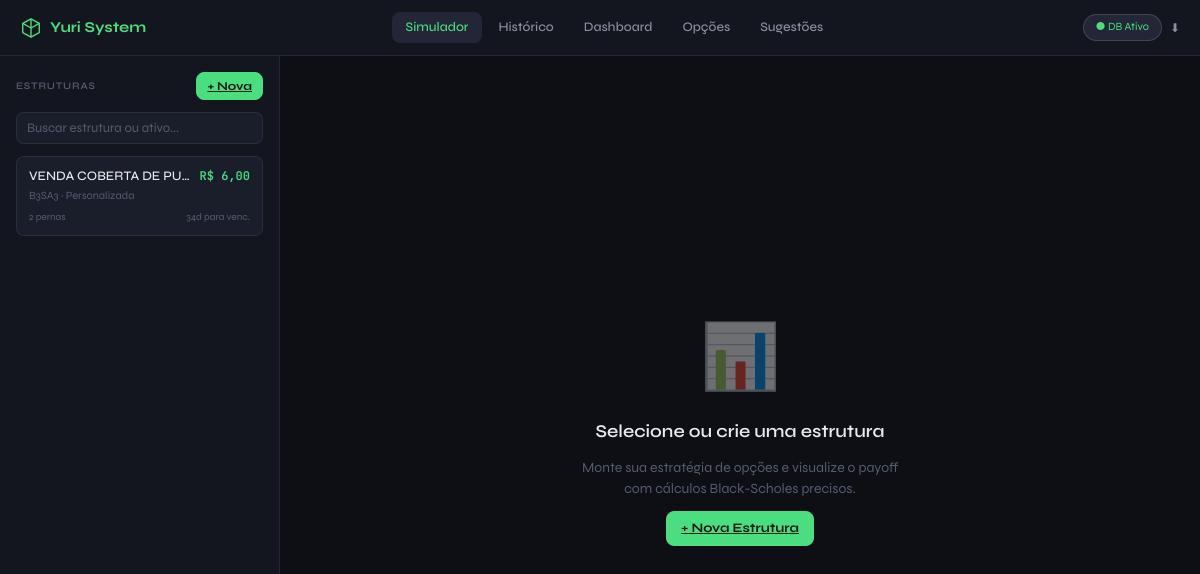
Screenshot of /simulador/1 with the database file from the repository.
### tables this page shows
CREATE TABLE estruturas (
                id INTEGER PRIMARY KEY AUTOINCREMENT,
                nome TEXT NOT NULL,
                ativo TEXT,
                tipo TEXT,
                preco_atual REAL,
                data_venc TEXT,
                obs TEXT,
                criado_em TEXT,
                atualizado_em TEXT
            , status TEXT DEFAULT 'em_andamento');

### app.py (the view, shortened to what this page needs)
    @app.route("/simulador", methods=["GET", "POST"])
    @app.route("/simulador/<int:eid>", methods=["GET", "POST"])
    def simulador(eid: int | None = None):
        q = (request.args.get("q") or "").strip().lower()
        ests_all = db.get_estruturas()
        filtered = (
            [
                e
                for e in ests_all
                if q in (e.get("nome") or "").lower()
                or q in (e.get("ativo") or "").lower()
            ]
            if q
            else ests_all
        )
        for e in filtered:
            legs_e = db.get_legs(int(e["id"]))
            e["_premio_liq"] = BS.calc_metrics(e, legs_e)["premioLiq"]
        estrutura = None
        legs: list = []
        if eid:
            estrutura = db.get("estruturas", eid)
            if estrutura:
                legs = db.get_legs(eid)
        metrics = BS.calc_metrics(estrutura, legs) if estrutura else None
        show_current = session.get("show_current_bs", True)
        chart_html = None
        if estrutura and legs:
            chart_html = payoff_figure(estrutura, legs, show_current=show_current)
        modal_est = request.args.get("modal_est")
        modal_leg = request.args.get("modal_leg")
        edit_est_id = request.args.get("edit_est", type=int)
        edit_leg_id = request.args.get("edit_leg", type=int)
        est_form: dict = {}
        if modal_est:
            if edit_est_id:
                est_form = dict(db.get("estruturas", edit_est_id) or {})
            else:
                est_form = {}
        leg_form: dict = {}
        leg_rows = [leg_row_context(estrutura, lg) for lg in legs] if estrutura else []
        qtd_total = sum(float(lg.get("qtd") or 0) for lg in legs) if legs else 0.0
        return render_template(
            "simulador.html",
            estruturas=filtered,
            estrutura=estrutura,
            legs=legs,
            leg_rows=leg_rows,
            qtd_total=qtd_total,
            metrics=metrics,
            chart_html=chart_html,
            search_q=q,
            selected_id=eid,
            show_current_bs=show_current,
            estrategias_list=ESTRATEGIAS_LIST,
            brl=brl,
            fmt_date=fmt_date,
            dias_ute_venc=dias_ate_venc,
            color_pnl=color_pnl,
            modal_est=modal_est,
            modal_leg=modal_leg,
            edit_est_id=edit_est_id,
            edit_leg_id=edit_leg_id,
            est_form=est_form,
            leg_form=leg_form,
        )

### eagle/blackscholes.py (called while the page is built)
def norm_cdf(x: float) -> float:
    a1 = 0.254829592
    a2 = -0.284496736
    a3 = 1.421413741
    a4 = -1.453152027
    a5 = 1.061405429
    p = 0.3275911
    sign = -1.0 if x < 0 else 1.0
    ax = abs(x) / math.sqrt(2.0)
    t = 1.0 / (1.0 + p * ax)
    y = 1.0 - (((((a5 * t + a4) * t + a3) * t + a2) * t + a1) * t * math.exp(-ax * ax))
    return 0.5 * (1.0 + sign * y)

def norm_pdf(x: float) -> float:
    return math.exp(-0.5 * x * x) / math.sqrt(2 * math.pi)

def d1d2(S: float, K: float, T: float, r: float, sigma: float, q: float = 0.0):
    if T <= 0 or sigma <= 0 or S <= 0 or K <= 0:
        return float("nan"), float("nan")
    d1 = (math.log(S / K) + (r - q + 0.5 * sigma * sigma) * T) / (sigma * math.sqrt(T))
    d2 = d1 - sigma * math.sqrt(T)
    return d1, d2

def price(
    typ: OptionType,
    S: float,
    K: float,
    T: float,
    r: float,
    sigma: float,
    q: float = 0.0,
) -> float:
    if T <= 0:
        if typ == "call":
            return max(0.0, S - K)
        return max(0.0, K - S)
    d1, d2 = d1d2(S, K, T, r, sigma, q)
    if math.isnan(d1):
        return 0.0
    if typ == "call":
        return S * math.exp(-q * T) * norm_cdf(d1) - K * math.exp(-r * T) * norm_cdf(d2)
    return K * math.exp(-r * T) * norm_cdf(-d2) - S * math.exp(-q * T) * norm_cdf(-d1)

def _float_leg(leg: dict, key: str, default: float = 0.0) -> float:
    v = leg.get(key)
    if v is None or v == "":
        return default
    try:
        return float(v)
    except (TypeError, ValueError):
        return default

def leg_payoff_at_expiry(leg: dict, S: float) -> float:
    K = _float_leg(leg, "strike")
    prem = _float_leg(leg, "premio")
    qtd = _float_leg(leg, "qtd", 1.0)
    mult = 1.0 if leg.get("operacao") == "compra" else -1.0
    if leg.get("tipo") == "call":
        intrinsic = max(0.0, S - K)
    else:
        intrinsic = max(0.0, K - S)
    return mult * qtd * (intrinsic - prem)

def leg_pnl_current(leg: dict, S: float, T: float, r: float = 0.1075) -> float:
    K = _float_leg(leg, "strike")
    prem = _float_leg(leg, "premio")
    qtd = _float_leg(leg, "qtd", 1.0)
    iv = _float_leg(leg, "iv", 30.0)
    mult = 1.0 if leg.get("operacao") == "compra" else -1.0
    sigma = iv / 100.0
    typ = leg.get("tipo") or "call"
    if typ not in ("call", "put"):
        typ = "call"
    current_value = price(typ, S, K, T, r, sigma)  # type: ignore[arg-type]
    return mult * qtd * (current_value - prem)

### templates/simulador.html (shortened to what this page needs)
{% extends "base.html" %}
{% set active_page = 'simulador' %}
{% block body %}
<div id="page-simulador" class="page" style="display:grid">
    <aside class="sidebar">
        <div class="sidebar-header">
            <span class="sidebar-label">Estruturas</span>
            <a class="btn btn-sm btn-primary" href="{{ url_for('simulador', modal_est=1) }}">+ Nova</a>
        </div>
        <form method="get" action="{{ url_for('simulador', eid=selected_id) if selected_id else url_for('simulador') }}"
            class="search-form">
            <input name="q" id="search-input" class="search-input" placeholder="Buscar estrutura ou ativo..."
                autocomplete="off" value="{{ search_q or '' }}">
        </form>
        <div id="struct-list">
            {% if not estruturas %}
            <div class="empty-state">
                <div class="empty-icon">📂</div>
                <div>Nenhuma estrutura</div>
                <div class="empty-sub">Clique em "+ Nova" para começar</div>
            </div>
            {% else %}
            {% for e in estruturas %}
            <a href="{{ url_for('simulador', eid=e.id, q=search_q or none) }}"
                class="struct-item{% if selected_id == e.id %} active{% endif %}"
                style="text-decoration:none;color:inherit;display:block;">
                <div class="struct-item-row">
                    <div class="struct-item-info">
                        <div class="struct-nome">
                            {{ e.nome }}
                        </div>
                        <div class="struct-meta">{{ e.ativo or '?' }} · {{ e.tipo or '—' }}</div>
                    </div>
                    <div class="struct-pnl {{ color_pnl(e._premio_liq) }}">{{ brl(e._premio_liq) }}</div>
                </div>
                <div class="struct-footer">
                    <span>{{ e._legsCount }} perna{% if e._legsCount != 1 %}s{% endif %}</span>
                    {% set dias = dias_ute_venc(e.dataVenc) %}
                    {% if dias is not none %}
                    <span>{% if dias >= 0 %}{{ dias }}d{% else %}vencido{% endif %} para venc.</span>
                    {% endif %}
                </div>
            </a>
            {% endfor %}
            {% endif %}
        </div>
    </aside>
    <main class="content">
        {% if not selected_id or not estrutura %}
        <div id="section-empty" class="section-empty">
            <div class="big-icon">📊</div>
            <h2>Selecione ou crie uma estrutura</h2>
            <p>Monte sua estratégia de opções e visualize o payoff<br>com cálculos Black-Scholes precisos.</p>
            <a class="btn btn-primary" href="{{ url_for('simulador', modal_est=1) }}">+ Nova Estrutura</a>
        </div>
            {% endif %}
    </main>
</div>
{% endblock %}

### static/css/style.css (style rules this page uses)
:root { --bg: #0d0f14; --bg2: #13161e; --bg3: #1a1e2a; --bg4: #222636; --bg5: #2a2f45; --border: rgba(255, 255, 255, 0.07); --border2: rgba(255, 255, 255, 0.14); --border3: rgba(255, 255, 255, 0.22); --text: #e8eaf0; --text2: #8b90a0; --text3: #555c70; --text-muted: #8b90a0; --accent: #4ade80; --accent-hover: #60a5fa; --cyan: #22d3ee; --blue: #60a5fa; --amber: #fbbf24; --red: #f87171; --purple: #a78bfa; --green: #4ade80; --orange: #fb923c; --pnl-positive: #4ade80; --pnl-negative: #f87171; --iv-color: #fbbf24; --font-mono: 'JetBrains Mono', monospace; --r: 8px; --rlg: 12px; --rxl: 16px; --h-header: 56px; }
*, *::before, *::after { box-sizing: border-box; margin: 0; padding: 0; }
html { font-size: 14px; }
body { font-family: 'Syne', 'Inter', system-ui, sans-serif; background: var(--bg); color: var(--text); min-height: 100vh; line-height: 1.5; -webkit-font-smoothing: antialiased; }
#page-simulador { display: grid; grid-template-columns: 280px 1fr; height: calc(100vh - var(--h-header)); }
.page { display: none; }
.sidebar { background: var(--bg2); border-right: 1px solid var(--border); display: flex; flex-direction: column; gap: 12px; padding: 16px; overflow-y: auto; height: 100%; }
.sidebar-header { display: flex; align-items: center; justify-content: space-between; }
.sidebar-label { font-size: 10px; font-weight: 600; text-transform: uppercase; letter-spacing: .08em; color: var(--text3); }
.search-input { width: 100%; background: var(--bg3); border: 1px solid var(--border); border-radius: var(--r); color: var(--text); font-family: inherit; font-size: 13px; padding: 7px 10px; outline: none; transition: border-color .15s; }
.search-input::placeholder { color: var(--text3); }
.struct-item { background: var(--bg3); border: 1px solid var(--border); border-radius: var(--r); padding: 10px 12px; cursor: pointer; transition: all .15s; }
.struct-item-row { display: flex; justify-content: space-between; align-items: flex-start; gap: 8px; }
.struct-item-info { flex: 1; min-width: 0; }
.struct-nome { font-weight: 500; font-size: 13px; white-space: nowrap; overflow: hidden; text-overflow: ellipsis; }
.struct-meta { font-size: 11px; color: var(--text3); margin-top: 1px; }
.struct-pnl { font-family: 'JetBrains Mono', monospace; font-size: 12px; font-weight: 600; white-space: nowrap; }
.struct-footer { display: flex; justify-content: space-between; font-size: 10px; color: var(--text3); margin-top: 6px; }
.content { overflow-y: auto; padding: 20px; display: flex; flex-direction: column; gap: 16px; }
.section-empty { flex: 1; display: flex; flex-direction: column; align-items: center; justify-content: center; text-align: center; gap: 12px; padding: 60px 20px; }
.section-empty .big-icon { font-size: 64px; opacity: .4; }
.section-empty h2 { font-size: 18px; font-weight: 600; }
.section-empty p { color: var(--text3); font-size: 14px; }
.pos { color: var(--green); }
.btn { background: var(--bg4); border: 1px solid var(--border2); border-radius: var(--r); color: var(--text); font-family: inherit; font-size: 13px; font-weight: 500; padding: 7px 14px; cursor: pointer; display: inline-flex; align-items: center; gap: 6px; transition: all .15s; white-space: nowrap; }
.btn-primary { background: var(--accent); color: #0a1a0e; border-color: var(--accent); font-weight: 700; }
.btn-sm { padding: 4px 10px; font-size: 12px; }
input, select, textarea { background: var(--bg3); border: 1px solid var(--border); border-radius: var(--r); color: var(--text); font-family: inherit; font-size: 13px; padding: 7px 10px; outline: none; transition: border-color .15s; width: 100%; }
input::placeholder { color: var(--text3); }

### rows the page displays
estruturas: nome "VENDA COBERTA DE PU…", ativo "B3SA3", tipo "Personalizada", brl "R$ 6,00", _legsCount "2", dias "34"
